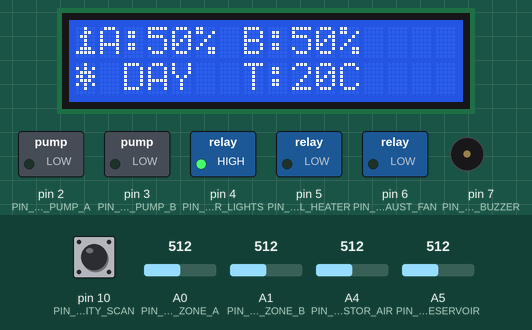
This sketch was run on a simulated Arduino Mega 2560, built with avr-gcc and run on an emulated ATmega2560. On the bench: 16×2 character LCD, switched loads named in the sketch (green lamp = pin HIGH), buzzer (waves = sounding). Inputs (shaded band) come from the test bench; at power-on: A0 (PIN_SENSOR_MOISTURE_ZONE_A) = 512, A1 (PIN_SENSOR_MOISTURE_ZONE_B) = 512, A5 (PIN_SENSOR_FLUID_RESERVOIR) = 512, pin 10 (PIN_BUTTON_SECURITY_SCAN) HIGH, A4 (PIN_SENSOR_THERMISTOR_AIR) = 512. What the sketch prints to the serial monitor is not drawn.

Above: at 4.7 s.
4.8 s: A0 (PIN_SENSOR_MOISTURE_ZONE_A) set to 458
At 5.9 s:
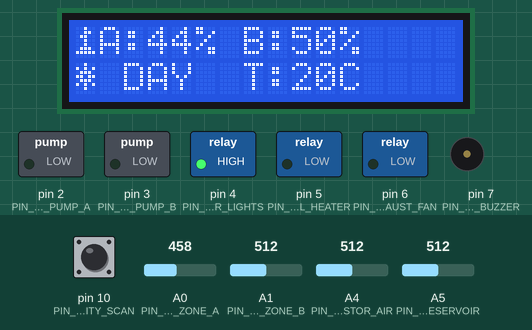
6.4 s: A0 (PIN_SENSOR_MOISTURE_ZONE_A) set to 431
At 7.5 s:
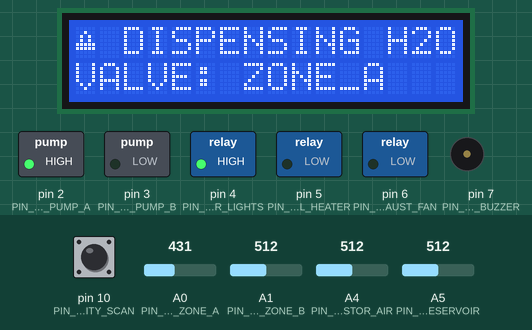
9.4 s: A1 (PIN_SENSOR_MOISTURE_ZONE_B) set to 440
12.4 s: A5 (PIN_SENSOR_FLUID_RESERVOIR) set to 30
15.4 s: pin 10 (PIN_BUTTON_SECURITY_SCAN) pulled LOW for 1 s
At 17.3 s:
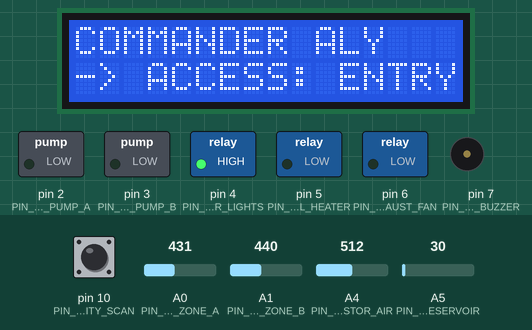
19.4 s: A4 (PIN_SENSOR_THERMISTOR_AIR) set to 461
At 20.83 s:
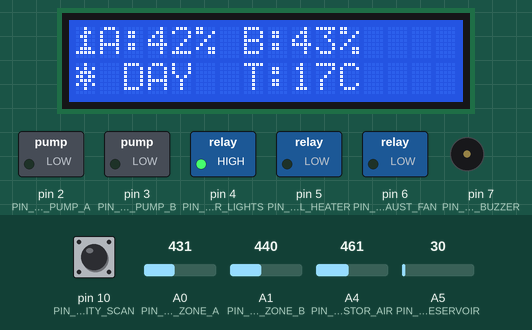
22.4 s: A4 (PIN_SENSOR_THERMISTOR_AIR) set to 426
At 23.8 s:
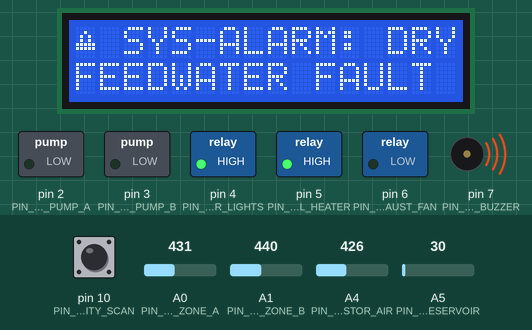
Timing chart, 0 to 26.4 s (numbered marks = the images above; inputs shaded):
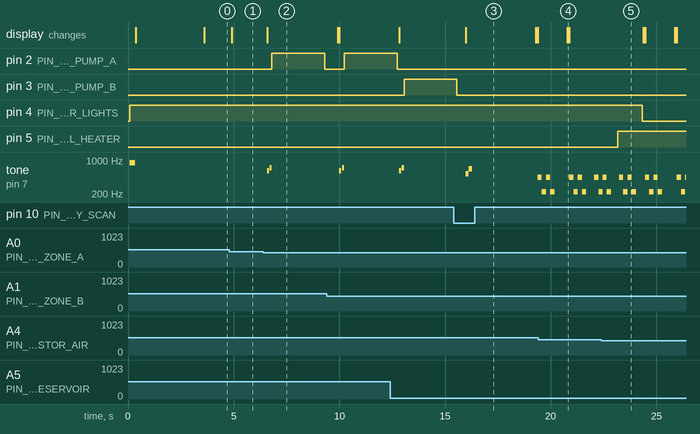

The sketch:

AstroFlora.ino
```cpp
/*
 * =========================================================================
 * 🌿 ASTRO-FLORA: MULTI-ZONE SPACE BOTANY & CREW ACCESS MONITORING OS
 * =========================================================================
 * Lead Systems Architect: [ASHISH ]
 * Target Hardware Platform: Arduino Mega 2560 / Standard ATmega Controllers
 * Operational Domain: Automated Martian Greenhouse & Habitat Security Matrix
 * * This highly expanded, industrial-grade software framework handles:
 * 1. Dual-Zone Ground Saturation Sensor Reading and Autonomous Irrigation.
 * 2. Active Climate Stability Regulation (Heating, Venting, Circulation).
 * 3. Personalized Crew Authentication Tracking (Dynamic Entry & Exit Logs).
 * 4. Real-Time Hardware UI Terminal Updates and Telemetry Stream Processing.
 * =========================================================================
 */

#include <Wire.h>
#include <LiquidCrystal_I2C.h>

// Initialize LCD Display Terminal Panel (I2C Target Address: 0x27)
// Grid layout configuration variables: 16 Columns by 2 Display Rows
LiquidCrystal_I2C lcd(0x27, 16, 2);

// =========================================================================
// 🛠️ HARDWARE I/O REGISTER PIN ASSIGNMENT MATRIX
// =========================================================================
// Analog Transducer Input Infrastructure Nodes
const int PIN_SENSOR_MOISTURE_ZONE_A = A0;  // Volumetric Hydration Sensor - Zone A
const int PIN_SENSOR_MOISTURE_ZONE_B = A1;  // Volumetric Hydration Sensor - Zone B
const int PIN_SENSOR_THERMISTOR_AIR  = A4;  // Atmospheric Thermal Sensor Node
const int PIN_SENSOR_FLUID_RESERVOIR = A5;  // Main Feedwater Storage Level Unit

// Digital Input Interlock Devices
const int PIN_BUTTON_SECURITY_SCAN   = 10;  // Simulated Biometric Crew Access Scanner

// Digital Relay Actuator Output Controllers
const int PIN_ACTUATOR_PUMP_A       = 2;   // Solenoid Water Valve Line - Zone A
const int PIN_ACTUATOR_PUMP_B       = 3;   // Solenoid Water Valve Line - Zone B
const int PIN_RELAY_SOLAR_LIGHTS    = 4;   // High-Intensity Solar Grow Light Array
const int PIN_RELAY_THERMAL_HEATER  = 5;   // Climate Control Radiant Heating Coil
const int PIN_RELAY_EXHAUST_FAN    = 6;   // Carbon Dioxide Gas Circulation Fan
const int PIN_AUDIO_ALARM_BUZZER    = 7;   // Master Acoustic Warning Transduzer

// =========================================================================
// ⚙️ SYSTEM SETPOINTS AND CRITICAL OPERATIONAL PARAMETERS
// =========================================================================
const int SETPOINT_DRY_THRESHOLD       = 450;  // Moisture floor trigger limit
const int SETPOINT_MIN_RESERVOIR_LEVEL = 200;  // Security floor limit for water pump
const int SETPOINT_CRITICAL_LOW_TEMP   = 16;   // Minimum Celsius before heating loop
const int SETPOINT_CRITICAL_HIGH_TEMP  = 30;   // Maximum Celsius before exhaust venting

// Non-Blocking Execution Delay Intervals
const unsigned long DELAY_TELEMETRY_REFRESH = 4000;  // Metric streaming clock speed
const unsigned long DELAY_SOLAR_CYCLE_SHIFT = 20000; // Simulated day shift duration
const unsigned long RUNTIME_PUMP_IRRIGATION = 2500;  // Pump running burst time span

// =========================================================================
// 📊 CENTRAL VOLATILE STORAGE & CREW ACCESS DATABASE REGISTER
// =========================================================================
unsigned long timeTrackerLastTelemetry    = 0;
unsigned long timeTrackerLastSolarShift   = 0;
unsigned long timeTrackerCurrentExecution  = 0;

bool statusFlagDaytimeCycleActive = true;
bool statusFlagAcousticMuteActive = false;
int trackingCounterCycleSequence   = 0;

// Security Registry State Variables
bool securityScannerButtonLastState = HIGH;
int activeCrewDatabasePointer       = 0;
const int TOTAL_AUTHORIZED_CREW     = 4;

// Simulated Astropass Registry Memory Array
String crewNameRegistry[TOTAL_AUTHORIZED_CREW] = {
  "COMMANDER ALY",
  "ENGINEER LEO",
  "PILOT ZARA",
  "ADMIN BRO"
};
bool crewInsideStatus[TOTAL_AUTHORIZED_CREW] = {false, false, false, false};

// Custom Hexadecimal LCD Character Matrices
uint8_t graphicIconSprout[8]  = { 0b00100, 0b00110, 0b01100, 0b00100, 0b00100, 0b01110, 0b11111, 0b00000 };
uint8_t graphicIconSun[8]     = { 0b00100, 0b10101, 0b01110, 0b11011, 0b01110, 0b10101, 0b00100, 0b00000 };
uint8_t graphicIconMoon[8]    = { 0b00110, 0b01100, 0b11000, 0b11000, 0b11000, 0b01100, 0b00110, 0b00000 };
uint8_t graphicIconWarning[8] = { 0b00000, 0b00100, 0b01010, 0b01010, 0b11111, 0b11111, 0b00000, 0b00000 };

// =========================================================================
// 📌 SYSTEM HARDWARE SETUP INITIALIZATION SEQUENCE
// =========================================================================
void setup() {
  // Ignite serial communications channel for logging terminal
  Serial.begin(9600);

  // Power up and flash the liquid crystal matrix panel
  lcd.init();
  lcd.backlight();

  // Inject specialized pixel icon vectors into CGRAM chip storage
  lcd.createChar(0, graphicIconSprout);
  lcd.createChar(1, graphicIconSun);
  lcd.createChar(2, graphicIconMoon);
  lcd.createChar(3, graphicIconWarning);

  // Register pin operational modes across hardware map
  pinMode(PIN_BUTTON_SECURITY_SCAN, INPUT_PULLUP);
  pinMode(PIN_ACTUATOR_PUMP_A, OUTPUT);
  pinMode(PIN_ACTUATOR_PUMP_B, OUTPUT);
  pinMode(PIN_RELAY_SOLAR_LIGHTS, OUTPUT);
  pinMode(PIN_RELAY_THERMAL_HEATER, OUTPUT);
  pinMode(PIN_RELAY_EXHAUST_FAN, OUTPUT);
  pinMode(PIN_AUDIO_ALARM_BUZZER, OUTPUT);

  // Secure initial state registers for output channels
  digitalWrite(PIN_RELAY_SOLAR_LIGHTS, HIGH);
  digitalWrite(PIN_RELAY_THERMAL_HEATER, LOW);
  digitalWrite(PIN_RELAY_EXHAUST_FAN, LOW);

  executeAcousticPulse(880, 250);

  // Present initial operational dashboard banner layout
  lcd.clear();
  lcd.setCursor(0, 0);
  lcd.print("ASTRO-FLORA OS");
  lcd.setCursor(0, 1);
  lcd.print("SECURITY CONTROL");

  Serial.println(F("================================================================="));
  Serial.println(F("[SYSTEM-ONLINE] Astro-Flora OS Multi-Zone Station Interface."));
  Serial.println(F("[SECURITY] Astropass Gateway Access Protocols Loaded."));
  Serial.println(F("================================================================="));

  delay(3000); // Maintain title splash view for three operating seconds

  unsigned long baselineClockSetup = millis();
  timeTrackerLastTelemetry = baselineClockSetup;
  timeTrackerLastSolarShift = baselineClockSetup;
}

// =========================================================================
// 🔄 CORE CONTINUOUS CONTROL LOOP ENGINE
// =========================================================================
void loop() {
  timeTrackerCurrentExecution = millis();

  // 1. SCAN AND REGISTER HARDWARE TRANSDUCER METRICS
  int rawValueMoistureZoneA  = analogRead(PIN_SENSOR_MOISTURE_ZONE_A);
  int rawValueMoistureZoneB  = analogRead(PIN_SENSOR_MOISTURE_ZONE_B);
  int rawValueAtmosphereTemp = analogRead(PIN_SENSOR_THERMISTOR_AIR);
  int rawValueWaterReservoir = analogRead(PIN_SENSOR_FLUID_RESERVOIR);

  // Linear scale normalization conversion passes
  int computedPercentMoistureA = map(rawValueMoistureZoneA, 0, 1023, 0, 100);
  int computedPercentMoistureB = map(rawValueMoistureZoneB, 0, 1023, 0, 100);
  int computedCelsiusDegree     = map(rawValueAtmosphereTemp, 0, 1023, -10, 50);

  // 2. RUN ASTROPASS CREW ACCESS GATEWAY AUDITOR
  bool securityScannerButtonCurrentState = digitalRead(PIN_BUTTON_SECURITY_SCAN);

  // Detect falling-edge button toggle event (simulating a badge swipe)
  if (securityScannerButtonCurrentState == LOW && securityScannerButtonLastState == HIGH) {
    executeCrewAccessTransaction();
    delay(200); // Hardware switch debounce protection window
  }
  securityScannerButtonLastState = securityScannerButtonCurrentState;

  // 3. EXECUTE SOLAR ROTATION TIMING GRID SWEEP
  if (timeTrackerCurrentExecution - timeTrackerLastSolarShift >= DELAY_SOLAR_CYCLE_SHIFT) {
    statusFlagDaytimeCycleActive = !statusFlagDaytimeCycleActive;
    timeTrackerLastSolarShift = timeTrackerCurrentExecution;
    digitalWrite(PIN_RELAY_SOLAR_LIGHTS, statusFlagDaytimeCycleActive ? HIGH : LOW);

    Serial.print(F("[GRID-CYCLE] Environmental shift. Greenhouse Solar Array: "));
    Serial.println(statusFlagDaytimeCycleActive ? F("DAYTIME_GRID") : F("NIGHTTIME_GRID"));
  }

  // 4. MICROCLIMATE HEATING AND EXPULSION ROUTINES
  if (computedCelsiusDegree < SETPOINT_CRITICAL_LOW_TEMP) {
    digitalWrite(PIN_RELAY_THERMAL_HEATER, HIGH);
    digitalWrite(PIN_RELAY_EXHAUST_FAN, LOW);
  } else if (computedCelsiusDegree > SETPOINT_CRITICAL_HIGH_TEMP) {
    digitalWrite(PIN_RELAY_THERMAL_HEATER, LOW);
    digitalWrite(PIN_RELAY_EXHAUST_FAN, HIGH);
  } else {
    digitalWrite(PIN_RELAY_THERMAL_HEATER, LOW);
    digitalWrite(PIN_RELAY_EXHAUST_FAN, LOW);
  }

  // 5. PACKET LOGGING TELEMETRY BROADCAST OVER SERIAL LINK
  if (timeTrackerCurrentExecution - timeTrackerLastTelemetry >= DELAY_TELEMETRY_REFRESH) {
    trackingCounterCycleSequence++;
    timeTrackerLastTelemetry = timeTrackerCurrentExecution;

    Serial.println(F("\n🛰️ --- BIOMETRIC & BIOSPHERE DATASTREAM RECORD ---"));
    Serial.print(F("Uptime Clock Counter: ")); Serial.print(timeTrackerCurrentExecution / 1000); Serial.println(F("s"));
    Serial.print(F("Zone A Soil Matrix: ")); Serial.print(computedPercentMoistureA); Serial.println(F("%"));
    Serial.print(F("Zone B Soil Matrix: ")); Serial.print(computedPercentMoistureB); Serial.println(F("%"));
    Serial.print(F("Atmosphere Module Heat: ")); Serial.print(computedCelsiusDegree); Serial.println(F(" C"));
    Serial.print(F("Habitat Crew Manifest: "));
    for(int idx = 0; idx < TOTAL_AUTHORIZED_CREW; idx++) {
      Serial.print(crewNameRegistry[idx]);
      Serial.print(crewInsideStatus[idx] ? F(" [INSIDE] | ") : F(" [OUTSIDE] | "));
    }
    Serial.println();
    Serial.println(F("--------------------------------------------------"));
  }

  // 6. PROCESS REFRESH DATA CYCLES FOR HARDWARE USER INTERFACE SCREEN
  lcd.clear();
  lcd.setCursor(0, 0);
  lcd.write(0); // Call sprout glyph
  lcd.print("A:"); lcd.print(computedPercentMoistureA);
  lcd.print("% B:"); lcd.print(computedPercentMoistureB); lcd.print("%");

  lcd.setCursor(0, 1);
  if (statusFlagDaytimeCycleActive) {
    lcd.write(1); // Call sun glyph
    lcd.print(" DAY ");
  } else {
    lcd.write(2); // Call moon glyph
    lcd.print(" NIGHT");
  }
  lcd.print(" T:"); lcd.print(computedCelsiusDegree); lcd.print("C");

  // 7. FEEDWATER SAFETY SYSTEM ANALYSIS CHECKS
  if (rawValueWaterReservoir < SETPOINT_MIN_RESERVOIR_LEVEL) {
    executeEmergencyReservoirCutoff();
  } else {
    if (rawValueMoistureZoneA < SETPOINT_DRY_THRESHOLD) {
      triggerPumpActivation(PIN_ACTUATOR_PUMP_A, "ZONE_A");
    }
    if (rawValueMoistureZoneB < SETPOINT_DRY_THRESHOLD) {
      triggerPumpActivation(PIN_ACTUATOR_PUMP_B, "ZONE_B");
    }
  }

  delay(300); // Standard loop core cycle throttling governor
}

// =========================================================================
// 📡 SECURITY INTERFACE: PROCESS ENTRY/EXIT TRACKING CYCLE
// =========================================================================
void executeCrewAccessTransaction() {
  // Reverse the inside/outside tracking status boolean state for target person
  crewInsideStatus[activeCrewDatabasePointer] = !crewInsideStatus[activeCrewDatabasePointer];

  String activePersonnel = crewNameRegistry[activeCrewDatabasePointer];
  bool isInside = crewInsideStatus[activeCrewDatabasePointer];

  // Broadcast security event signature out to system logs
  Serial.println(F("\n🔒 [ACCESS SECURITY] Scanning Badge Identity..."));
  Serial.print(F(" -> Personnel Authenticated: ")); Serial.println(activePersonnel);
  Serial.print(F(" -> Transaction Event Route: "));
  Serial.println(isInside ? F("HABITAT_ENTRY_REGISTERED") : F("HABITAT_EXIT_REGISTERED"));

  // Intercept layout controls to splash access notification banner
  lcd.clear();
  lcd.setCursor(0, 0);
  lcd.print(activePersonnel);
  lcd.setCursor(0, 1);
  if (isInside) {
    lcd.print("-> ACCESS: ENTRY");
    executeAcousticPulse(523, 150); // High melody beep for entry success
    executeAcousticPulse(659, 150);
  } else {
    lcd.print("-> ACCESS: EXIT ");
    executeAcousticPulse(659, 150); // Cascading beep for exit confirmation
    executeAcousticPulse(523, 150);
  }

  delay(2500); // Lock screen state view to show security report confirmation

  // Rotate pointer index values to step to the next crew member card file for the next swipe test
  activeCrewDatabasePointer++;
  if (activeCrewDatabasePointer >= TOTAL_AUTHORIZED_CREW) {
    activeCrewDatabasePointer = 0;
  }
}

// =========================================================================
// 💧 IRRIGATOR CONTROLLER SUBROUTINE: DISPENSE HYDRO-FLOWS
// =========================================================================
void triggerPumpActivation(int designatedPumpHardwarePin, String stringZoneLabel) {
  Serial.print(F("[AUTOMATION] Desiccation flag raised for tracking reference: "));
  Serial.println(stringZoneLabel);

  lcd.clear();
  lcd.setCursor(0, 0);
  lcd.write(3); // Display warning symbol
  lcd.print(" DISPENSING H2O");
  lcd.setCursor(0, 1);
  lcd.print("VALVE: "); lcd.print(stringZoneLabel);

  executeAcousticPulse(600, 100);
  delay(30);
  executeAcousticPulse(700, 100);

  digitalWrite(designatedPumpHardwarePin, HIGH);
  delay(RUNTIME_PUMP_IRRIGATION);
  digitalWrite(designatedPumpHardwarePin, LOW);

  Serial.print(F("[COMPLETED] Fluid sequence finalized for reference node: "));
  Serial.println(stringZoneLabel);
}

// =========================================================================
// 🚨 SAFETY CORE ROUTINE: EMERGENCY FEEDWATER SHUTDOWN
// =========================================================================
void executeEmergencyReservoirCutoff() {
  Serial.println(F("[CRITICAL ERROR] Reservoir depletion event detected! Pumping vectors offline."));

  lcd.clear();
  lcd.setCursor(0, 0);
  lcd.write(3); // Warning icon
  lcd.print(" SYS-ALARM: DRY ");
  lcd.setCursor(0, 1);
  lcd.print("FEEDWATER FAULT ");

  if (!statusFlagAcousticMuteActive) {
    for (int ringIndex = 0; ringIndex < 2; ringIndex++) {
      tone(PIN_AUDIO_ALARM_BUZZER, 440, 200);
      delay(200);
      tone(PIN_AUDIO_ALARM_BUZZER, 220, 200);
      delay(200);
    }
  } else {
    delay(800);
  }
}

// =========================================================================
// 🔊 UTILITY FUNCTION: AUDIO HARDWARE CHANNEL DRIVER
// =========================================================================
void executeAcousticPulse(int parameterFrequencyHz, int parameterDurationMs) {
  if (!statusFlagAcousticMuteActive) {
    tone(PIN_AUDIO_ALARM_BUZZER, parameterFrequencyHz, parameterDurationMs);
    delay(parameterDurationMs);
  }
}
```

Measured:
- the behaviour switches between 450 and 449 on A0 (PIN_SENSOR_MOISTURE_ZONE_A) (found by bisection; images 1 and 2)
- the behaviour switches between 444 and 443 on A4 (PIN_SENSOR_THERMISTOR_AIR) (found by bisection; images 4 and 5)
- after the input at 4.8 s, the display: changes after 0.11 s (image 1)
- after the input at 6.4 s, pin 2 (PIN_ACTUATOR_PUMP_A): LOW → HIGH after 0.41 s, → LOW 2.5 s later; tone on pin 7 (PIN_AUDIO_ALARM_BUZZER): silent → 600 Hz after 0.18 s, → silent 0.10 s later, → 700 Hz 0.03 s later, → silent 0.10 s later; the display: changes after 0.18 s (image 2)
- after the input at 15.4 s, the display: changes after 0.58 s (image 3)
- after the input at 19.4 s, the display: changes after 1.4 s (image 4)
- after the input at 22.4 s, pin 5 (PIN_RELAY_THERMAL_HEATER): LOW → HIGH after 0.76 s
